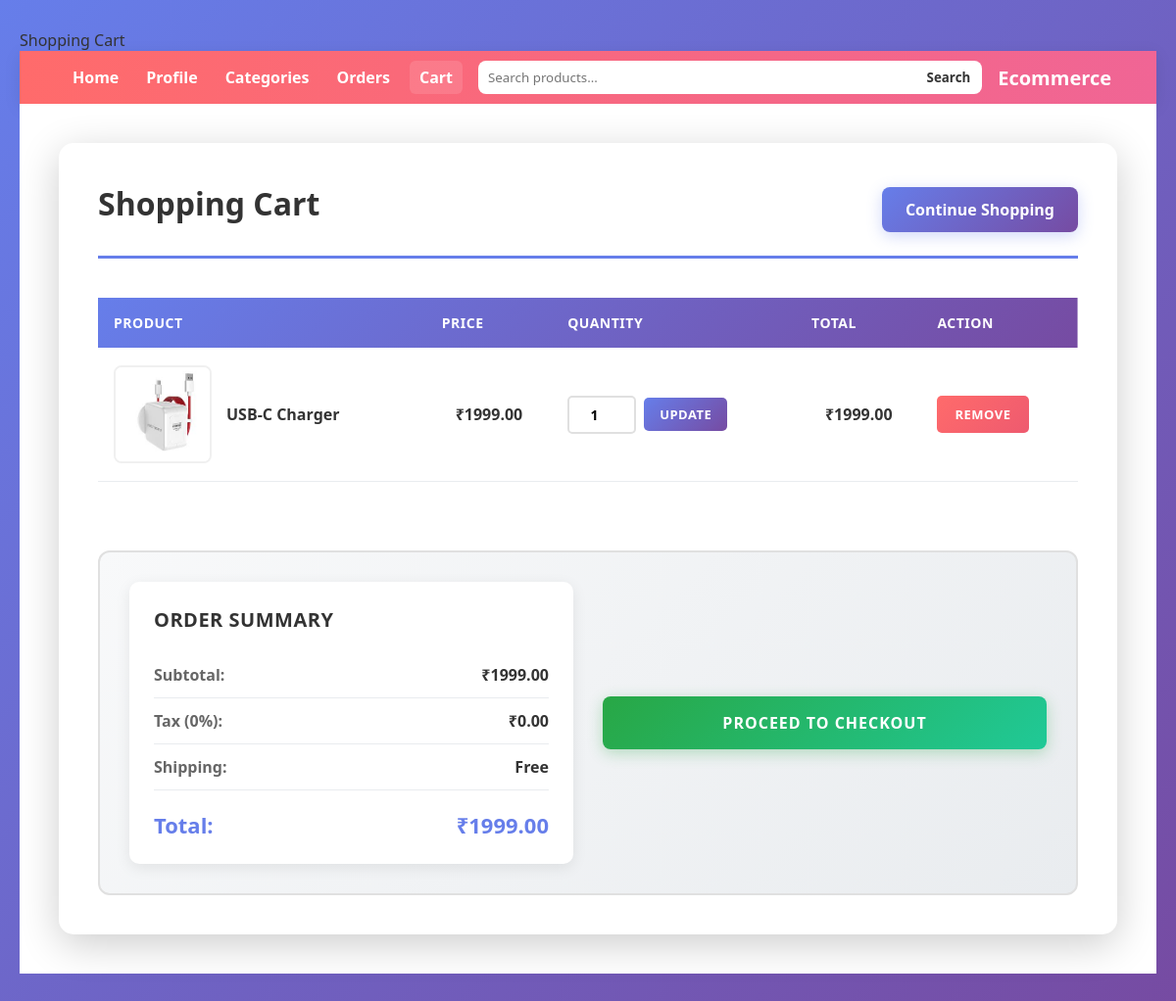
Page /user/cart (signed in) on the committed database.
### tables this page shows
CREATE TABLE cart (
        cart_id INTEGER PRIMARY KEY AUTOINCREMENT,
        user_id INTEGER NOT NULL,
        product_id INTEGER NOT NULL,
        product_name TEXT NOT NULL,
        product_price REAL NOT NULL,
        quantity INTEGER NOT NULL DEFAULT 1,
        image_url TEXT,
        created_at TEXT DEFAULT (datetime('now')),
        updated_at TEXT DEFAULT (datetime('now')),
        FOREIGN KEY (user_id) REFERENCES users(userid),
        FOREIGN KEY (product_id) REFERENCES products(productid),
        UNIQUE(user_id, product_id)
    );

### app.py (the view, shortened to what this page needs)
@app.route('/user/cart', methods=['GET', 'POST'])
@token_required(role='user')
def user_cart():
    user = getUserByToken()
    if not user:
        return redirect(url_for('login'))
    user_id = user.get('userid')
    if not user_id:
        return "User ID not found in database result"
    cart_items = getCartItems(user_id)
    cart_total = getCartTotal(user_id)
    return render_template('user/cart.html', cart_items=cart_items, cart_total=cart_total)

### app.py (called while the page is built)
def token_required(role=None):
    def wrapper(f):
        @wraps(f)
        def decorated(*args, **kwargs):
            token = request.cookies.get('token')
            if not token:
                return redirect(url_for('login'))
            try:
                data = jwt.decode(
                    token,
                    app.config['SECRET_KEY'],
                    algorithms=["HS256"]
                )
            except jwt.ExpiredSignatureError:
                return redirect(url_for('login'))
            except jwt.InvalidTokenError:
                return redirect(url_for('login'))
            if role and data['role'] != role:
                return "Unauthorized access"
            return f(*args, **kwargs)
        return decorated
    return wrapper

def getUserByToken():
    token = request.cookies.get('token')
    if not token:
        return None
    try:
        data = jwt.decode(
            token,
            app.config['SECRET_KEY'],
            algorithms=["HS256"]
        )
        userid = data.get('userid')
        role = data.get('role')
        user = getUserDetailsByID(userid=userid)
        return user
    except jwt.ExpiredSignatureError:
        return None
    except jwt.InvalidTokenError:
        return None

### database/connection.py (called while the page is built)
def databaseConfig():
    db_path = Path(__file__).resolve().parent / 'carting.db'
    db_path.parent.mkdir(parents=True, exist_ok=True)
    connection = sqlite3.connect(str(db_path), check_same_thread=False)
    connection.row_factory = sqlite3.Row  # Enable dict-like row access
    connection.execute('PRAGMA foreign_keys = ON')
    return connection

### database/utility.py (called while the page is built)
def getUserDetailsByID(userid:int, role:str=None):
    db_config = databaseConfig()
    cursor = db_config.cursor()
    user_details_query = "select * from users where userid = ?"
    cursor.execute(user_details_query, (userid,))
    user = cursor.fetchone()
    cursor.close()
    db_config.close()
    return dict(user) if user else None

def getCartItems(user_id):
    db = databaseConfig()
    cursor = db.cursor()
    query = """
        SELECT cart_id, product_id, product_name, product_price, quantity, image_url,
               (product_price * quantity) as total_price
        FROM cart
        WHERE user_id = ?
        ORDER BY created_at DESC
    """
    cursor.execute(query, (user_id,))
    items = cursor.fetchall()
    cursor.close()
    db.close()
    return [dict(item) for item in items]

### templates/user/cart.html (shortened to what this page needs)
{% extends "user/user.html" %}
{% block head_extra %}
<link rel="stylesheet" href="{{ url_for('static', filename='css/user_cart.css') }}">
{% endblock %}
{% block content %}
    <div class="cart-container">
        <div class="cart-header">
            <h1>Shopping Cart</h1>
            <a href="{{ url_for('user_categories') }}" class="back-link">Continue Shopping</a>
        </div>
        {% if cart_items %}
        <div class="cart-items-section">
            <table class="cart-table">
                <thead>
                    <tr>
                        <th>Product</th>
                        <th>Price</th>
                        <th>Quantity</th>
                        <th>Total</th>
                        <th>Action</th>
                    </tr>
                </thead>
                <tbody>
                    {% for item in cart_items %}
                    <tr>
                        <td>
                            <div class="product-info">
                                <img src="{{ url_for('static', filename=item.image_url) }}" alt="{{ item.product_name }}">
                                <span class="product-name">{{ item.product_name }}</span>
                            </div>
                        </td>
                        <td class="price">₹{{ "%.2f"|format(item.product_price) }}</td>
                        <td>
                            <div class="quantity-control">
                                <form method="POST" action="{{ url_for('update_cart_quantity') }}">
                                    <input type="number" name="quantity" value="{{ item.quantity }}" min="1">
                                    <button type="submit">Update</button>
                                </form>
                            </div>
                        </td>
                        <td class="price">₹{{ "%.2f"|format(item.total_price) }}</td>
                        <td>
                            <form method="POST" action="{{ url_for('remove_from_cart') }}">
                                <button type="submit" class="remove-btn">Remove</button>
                            </form>
                        </td>
                    </tr>
                    {% endfor %}
                </tbody>
            </table>
        </div>
        <div class="cart-summary">
            <div class="summary-info">
                <h3>Order Summary</h3>
                <div class="subtotal">
                    <span>Subtotal:</span>
                    <span>₹{{ "%.2f"|format(cart_total) }}</span>
                </div>
                <div class="tax">
                    <span>Tax (0%):</span>
                    <span>₹0.00</span>
                </div>
                <div class="shipping">
                    <span>Shipping:</span>
                    <span>Free</span>
                </div>
                <div class="total-amount">
                    <span>Total:</span>
                    <span>₹{{ "%.2f"|format(cart_total) }}</span>
                </div>
            </div>
            <a href="{{ url_for('checkout') }}" class="checkout-btn" style="text-decoration: none; display: block; text-align: center;">Proceed to Checkout</a>
        </div>
        {% else %}
        <div class="empty-message">
            <p>Your cart is empty</p>
            <a href="{{ url_for('user_categories') }}">Start Shopping</a>
        </div>
        {% endif %}
    </div>
{% endblock %}

### static/css/user_users.css (style rules this page uses)
* { margin: 0; padding: 0; box-sizing: border-box; font-family: "Segoe UI", Tahoma, Geneva, Verdana, sans-serif; }
body { background: linear-gradient(135deg, #667eea 0%, #764ba2 100%); color: #333; min-height: 100vh; }
.content h1 { font-size: 32px; margin-bottom: 12px; color: #111827; font-weight: 700; }

### static/css/user_cart.css (style rules this page uses)
* { margin: 0; padding: 0; box-sizing: border-box; }
body { font-family: 'Segoe UI', Tahoma, Geneva, Verdana, sans-serif; background: linear-gradient(135deg, #667eea 0%, #764ba2 100%); min-height: 100vh; padding: 30px 20px; }
.cart-container { max-width: 1100px; margin: 0 auto; background-color: white; padding: 40px; border-radius: 15px; box-shadow: 0 10px 40px rgba(0, 0, 0, 0.2); animation: slideIn 0.4s ease-out; }
.cart-header { display: flex; justify-content: space-between; align-items: center; margin-bottom: 40px; border-bottom: 3px solid #667eea; padding-bottom: 20px; }
.cart-header h1 { color: #333; font-size: 32px; font-weight: 700; text-transform: capitalize; }
.back-link { background: linear-gradient(135deg, #667eea 0%, #764ba2 100%); color: white; padding: 12px 24px; text-decoration: none; border-radius: 8px; transition: all 0.3s ease; font-weight: 600; box-shadow: 0 4px 15px rgba(102, 126, 234, 0.3); }
.cart-items-section { margin-bottom: 40px; overflow-x: auto; }
.cart-table { width: 100%; border-collapse: collapse; margin-bottom: 30px; background: white; }
.cart-table thead { background: linear-gradient(135deg, #667eea 0%, #764ba2 100%); }
.cart-table th { padding: 16px; text-align: left; color: white; font-weight: 700; text-transform: uppercase; letter-spacing: 0.5px; font-size: 14px; }
.cart-table tbody tr { border-bottom: 1px solid #e9ecef; transition: all 0.3s ease; }
.cart-table td { padding: 18px 16px; color: #333; }
.product-info { display: flex; align-items: center; gap: 15px; }
.product-info img { width: 100px; height: 100px; object-fit: cover; border-radius: 8px; border: 2px solid #f0f0f0; transition: all 0.3s ease; }
.product-name { font-weight: 700; color: #333; font-size: 16px; line-height: 1.4; }
.price { text-align: center; color: #667eea; font-weight: 700; font-size: 16px; }
.quantity-control { display: flex; align-items: center; gap: 10px; }
.quantity-control form { display: flex; align-items: center; gap: 8px; }
.quantity-control input { width: 70px; padding: 8px 12px; border: 2px solid #e0e0e0; border-radius: 5px; text-align: center; font-weight: 600; font-size: 14px; transition: all 0.3s ease; }
.quantity-control button { background: linear-gradient(135deg, #667eea 0%, #764ba2 100%); color: white; border: none; padding: 8px 16px; border-radius: 5px; cursor: pointer; font-size: 13px; font-weight: 600; transition: all 0.3s ease; text-transform: uppercase; letter-spacing: 0.5px; }
.remove-btn { background: linear-gradient(135deg, #ff6b6b 0%, #ee5a6f 100%); color: white; border: none; padding: 10px 18px; border-radius: 5px; cursor: pointer; transition: all 0.3s ease; font-weight: 600; font-size: 13px; text-transform: uppercase; letter-spacing: 0.5px; }
.cart-summary { background: linear-gradient(135deg, #f8f9fa 0%, #e9ecef 100%); padding: 30px; border-radius: 12px; border: 2px solid #e0e0e0; display: grid; grid-template-columns: 1fr 1fr; gap: 30px; align-items: center; }
.summary-info { background: white; padding: 25px; border-radius: 10px; box-shadow: 0 4px 15px rgba(0, 0, 0, 0.08); }
.summary-info h3 { color: #333; margin-bottom: 20px; font-size: 20px; font-weight: 700; text-transform: uppercase; letter-spacing: 0.5px; }
.subtotal, .tax, .shipping { display: flex; justify-content: space-between; padding: 12px 0; border-bottom: 1px solid #e9ecef; color: #666; font-weight: 600; }
.subtotal span:last-child, .tax span:last-child, .shipping span:last-child { color: #333; }
.total-amount { display: flex; justify-content: space-between; padding: 20px 0 0 0; font-size: 22px; font-weight: 700; color: #667eea; }
.checkout-btn { background: linear-gradient(135deg, #28a745 0%, #20c997 100%); color: white; padding: 16px 40px; border: none; border-radius: 8px; font-size: 16px; font-weight: 700; cursor: pointer; transition: all 0.3s ease; text-transform: uppercase; letter-spacing: 1px; box-shadow: 0 4px 15px rgba(40, 167, 69, 0.3); align-self: center; }

### rows in the picture
cart: image_url (picture), product_name "USB-C Charger", product_price "1999.00", quantity "1", total_price "1999.00"

### other values in the picture
{{ "%.2f"|format(cart_total) }} "1999.00"
